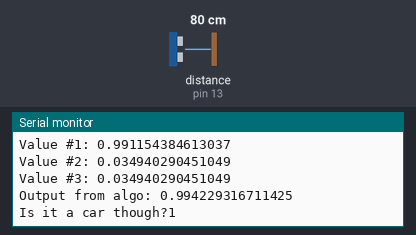
A sketch run on a simulated Arduino Uno, built with avr-gcc and run on an emulated ATmega328P. Parts: the last lines printed to the serial monitor. Wiring (inferred from the names in the program): ultrasonic range finder: trigger pin 12; echo pin 13. The inputs (shaded band) are chosen by the test bench; at power-on: distance to the obstacle (sensor on pin 13) 80 cm. The echo pulse lasts 58.3 µs per cm.

Above: at 3.9 s.
4.0 s: distance to the obstacle (sensor on pin 13) set to 2 cm
At 6.8 s:
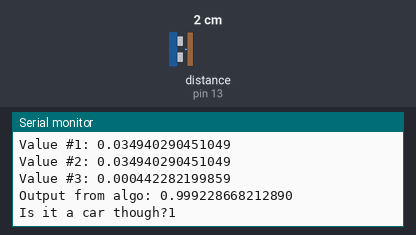
8.0 s: distance to the obstacle (sensor on pin 13) set to 60 cm
At 10.9 s:
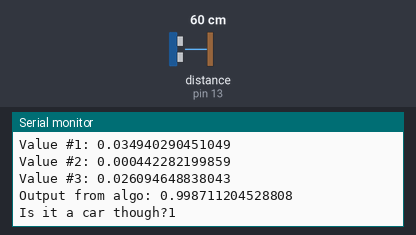
Timing chart, 0 to 12.4 s (numbered marks = the images above; inputs shaded):
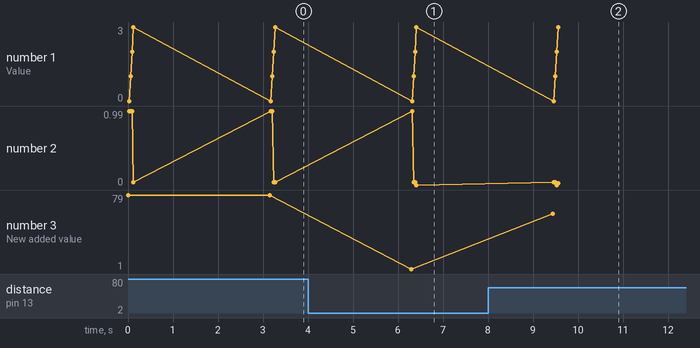

Measured:
- after the input at 4.0 s, the serial monitor: prints a new line after 2.3 s (image 1)
- after the input at 8.0 s, the serial monitor: prints a new line after 1.4 s (image 2)
- plotted number 2: 0.03 → 0 after the input at 4.0 s, 0 → 0.03 after the input at 8.0 s
- plotted number 3: 1 → 59 after the input at 8.0 s

The sketch:

test_detection_algo.ino
```cpp
/*

    This program aims to test the Detection Algorithm with the correct weights.
    It displays whethere a car is deteced or not.

 */

#include <Arduino.h>
#include <math.h>

// utlrasonic pinout
#define ULTRASONIC_TRIG_PIN     12   // pin TRIG to D1
#define ULTRASONIC_ECHO_PIN     13   // pin ECHO to D2

#define NUMBER_OF_INPUTS        4
#define NUMBER_OF_HIDDEN        5
#define NUMBER_OF_OUTPUT        1


// The predefinded weights from the input layer to the hidden layer
const float w1[NUMBER_OF_INPUTS][NUMBER_OF_HIDDEN] = {{3.047807891045997,-4.166844731655434,4.056922526966152,2.9766438944893094,-0.7823756995034258},
      {3.423860564910007,-6.290039506729565,-1.555990907011296,-1.154927857485252,0.9856876254458832},
      {0.22023579525386586,-1.8513661719121164,-5.867928992902801,-4.607212517035493,2.3689496302435753},
      {-2.001695438582874,4.5740839806367255,-4.08229114112469,-3.1527437311495574,1.206871937397001}};

// The predefinded weights from the hidden layer to the output layer
const float w2[NUMBER_OF_HIDDEN] = {-5.88593656622018,
      11.654997713149923,
      10.035937809335099,
      6.938568069584963,
      -3.6576900648344797};

// Initial irrelivent values for the 4 latest readings
float vals[NUMBER_OF_INPUTS] = {2242, 2242, 2242, 2241};

// Booleans to determine whethere the car is present or not
boolean carPresent = false;
boolean temp = carPresent;

void setup() {
    // Sets up the Serial communication and the Ultrasonic based on the pins
    Serial.begin(9600);
    pinMode(ULTRASONIC_TRIG_PIN, OUTPUT);
    pinMode(ULTRASONIC_ECHO_PIN, INPUT);

    // Scales all the values in the array by the maximum distance observed of 2261
    for(int i=0; i<NUMBER_OF_INPUTS; i++){
      vals[i] = vals[i]/2261.0;
    }
}

void loop() {

    Serial.println();

    long duration, distance;

    // The next block of code lets the Ultrasonic sensor take a reading
    // ********************************************
    digitalWrite(ULTRASONIC_TRIG_PIN, LOW);
    delayMicroseconds(2);

    digitalWrite(ULTRASONIC_TRIG_PIN, HIGH);
    delayMicroseconds(10);

    digitalWrite(ULTRASONIC_TRIG_PIN, LOW);
    duration = pulseIn(ULTRASONIC_ECHO_PIN, HIGH);
    distance = (duration/2) / 29.1;
    // ********************************************

    changeValues(vals, distance);

    // Displays the values at each iteration
    for(int i=0; i<NUMBER_OF_INPUTS; i++){
        Serial.print("Value #");
        Serial.print(i);
        Serial.print(": ");
        Serial.println(vals[i], 15);
    }

    carPresent = detect(vals);

    // Displays whether a car was identified in the way or not
    Serial.print("Is it a car though?" );
    Serial.println(carPresent, 15);

    Serial.println();

    // Every 3000 miliseconds, another reading is taken
    delay(3000);
}

// The detection function that is called each loop
boolean detect(float *vals){

    // The nect block of code takes the 4 latest values observed and passes them to do a feedforward to establish the output value
    // *****************************************
    float hidden[NUMBER_OF_HIDDEN];
    for (int i=0; i<NUMBER_OF_INPUTS; i++)
    {
        for (int j=0; j<NUMBER_OF_HIDDEN; j++)
        {
            hidden[j] += vals[i] * w1[i][j];
        }
    }

    float outtie = 0;
    for (int o=0; o<NUMBER_OF_HIDDEN; o++)
    {
        hidden[o] = sigmoid(hidden[o]);
        outtie += hidden[o] * w2[o];
    }

    outtie = sigmoid(outtie);

    // *****************************************

    Serial.print("Output from algo: ");
    Serial.println(outtie, 15);

    // If the output is greater than a chosen cut off, it is rendered to be either an object present or not
    if(outtie > 0.95)
    {
        return true;
    }
    else
    {
        return false;
    }

}

// A mathematical function, the Sigmoid
float sigmoid(float val){
    return 1/(1+exp(-val));
}

// Method used to update the values in the array. They all become shifted down by one and the new value becomes the 4th one.
void changeValues(float *values, float newVal){
    values[0] = values[1];
    values[1] = values[2];
    values[2] = values[3];
    values[3] = newVal/2261.0;
    Serial.print("New added value: ");
    Serial.println(newVal);
}
```
